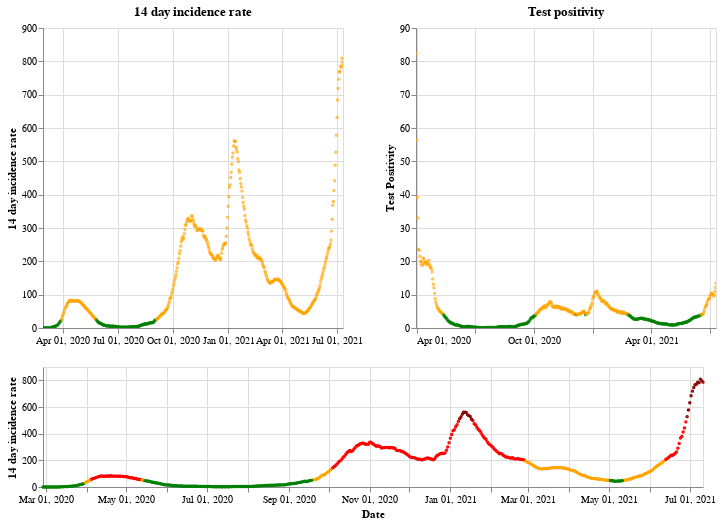

The code cell stored with this chart in its notebook:
### Markdown cell above
## Scotland

### Code cell
plot_traffic_light('Scotland')

### Figure 1 — Vega-Lite specification as saved in the notebook (floating-point values rounded to 4 significant figures; data arrays with more than 128 entries replaced by an {"elided": "..."} marker saying what was removed)
{"config": {"view": {"continuousWidth": 400, "continuousHeight": 300}}, "vconcat": [{"hconcat": [{"mark": {"type": "point", "size": 2}, "encoding": {"color": {"condition": {"value": "green", "test": "(datum.twoWeeklyCasesRate <= 25)"}, "value": "orange"}, "tooltip": [{"type": "nominal", "field": "areaName"}, {"type": "temporal", "field": "date"}, {"type": "quantitative", "field": "twoWeeklyCasesRate"}, {"type": "quantitative", "field": "testPositivity"}], "x": {"type": "temporal", "axis": {"title": ""}, "field": "date", "scale": {"domain": {"selection": "DateBrush"}}, "timeUnit": "yearmonthdate"}, "y": {"type": "quantitative", "axis": {"title": "14 day incidence rate"}, "field": "twoWeeklyCasesRate"}}, "title": "14 day incidence rate", "width": 300}, {"mark": {"type": "point", "size": 2}, "encoding": {"color": {"condition": {"value": "green", "test": "(datum.testPositivity <= 4)"}, "value": "orange"}, "tooltip": [{"type": "nominal", "field": "areaName"}, {"type": "temporal", "field": "date"}, {"type": "quantitative", "field": "twoWeeklyCasesRate"}, {"type": "quantitative", "field": "testPositivity"}], "x": {"type": "temporal", "axis": {"title": ""}, "field": "date", "scale": {"domain": {"selection": "DateBrush"}}, "timeUnit": "yearmonthdate"}, "y": {"type": "quantitative", "axis": {"title": "Test Positivity"}, "field": "testPositivity"}}, "title": "Test positivity", "width": 300}]}, {"layer": [{"mark": {"type": "point", "size": 2}, "encoding": {"color": {"condition": {"value": "orange", "test": "(((datum.testPositivity < 4) && (datum.twoWeeklyCasesRate >= 50)) && (datum.twoWeeklyCasesRate < 200))"}, "value": "red"}, "opacity": {"condition": {"value": 1, "test": "((datum.twoWeeklyCasesRate >= 50) && (datum.twoWeeklyCasesRate < 500))"}, "value": 0}, "tooltip": [{"type": "nominal", "field": "areaName"}, {"type": "temporal", "field": "date"}, {"type": "quantitative", "field": "twoWeeklyCasesRate"}, {"type": "quantitative", "field": "testPositivity"}], "x": {"type": "temporal", "axis": {"title": "Date"}, "field": "date", "timeUnit": "yearmonthdate"}, "y": {"type": "quantitative", "axis": {"title": "14 day incidence rate"}, "field": "twoWeeklyCasesRate"}}, "selection": {"DateBrush": {"type": "interval", "encodings": ["x"], "fields": ["Time"]}}}, {"mark": {"type": "point", "size": 2}, "encoding": {"color": {"value": "darkred"}, "opacity": {"condition": {"value": 1, "test": "(datum.twoWeeklyCasesRate >= 500)"}, "value": 0}, "tooltip": [{"type": "nominal", "field": "areaName"}, {"type": "temporal", "field": "date"}, {"type": "quantitative", "field": "twoWeeklyCasesRate"}, {"type": "quantitative", "field": "testPositivity"}], "x": {"type": "temporal", "axis": {"title": "Date"}, "field": "date", "timeUnit": "yearmonthdate"}, "y": {"type": "quantitative", "axis": {"title": "14 day incidence rate"}, "field": "twoWeeklyCasesRate"}}}, {"mark": {"type": "point", "size": 2}, "encoding": {"color": {"condition": {"value": "green", "test": "((datum.testPositivity < 4) && (datum.twoWeeklyCasesRate < 50))"}, "value": "orange"}, "opacity": {"condition": {"value": 1, "test": "(datum.twoWeeklyCasesRate < 50)"}, "value": 0}, "tooltip": [{"type": "nominal", "field": "areaName"}, {"type": "temporal", "field": "date"}, {"type": "quantitative", "field": "twoWeeklyCasesRate"}, {"type": "quantitative", "field": "testPositivity"}], "x": {"type": "temporal", "axis": {"title": "Date"}, "field": "date", "timeUnit": "yearmonthdate"}, "y": {"type": "quantitative", "axis": {"title": "14 day incidence rate"}, "field": "twoWeeklyCasesRate"}}}], "height": 120, "width": 660}], "data": {"name": "data-d80215a7a865361c706a0590868526c7"}, "$schema": "https://vega.github.io/schema/vega-lite/v4.8.1.json", "datasets": {"data-d80215a7a865361c706a0590868526c7": {"elided": "500 records"}}}
